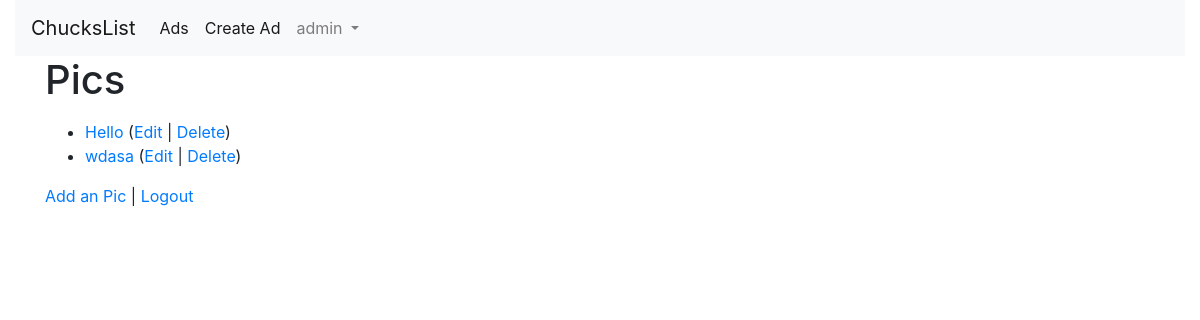
Page /pics/ (signed in) on the committed database.
### pics/models.py (models this page shows, shortened)
class Pic(models.Model):
    title = models.CharField(
            max_length=200,
            validators=[MinLengthValidator(2, 'Tittle must be more than 2 characters')]
    )
    text = models.TextField()
    owner = models.ForeignKey(settings.AUTH_USER_MODEL, on_delete=models.CASCADE)
    picture = models.BinaryField(null=True, blank=True, editable=True)
    content_type = models.CharField(max_length=256, null=True, blank=True, help_text='The MIMEType of the file')

### pics/views.py (the view)
# urls.py: path('', views.PicListView.as_view(), name='all'),
class PicListView(OwnerListView):
    model = Pic
    template_name = "pics/list.html"

### pics/templates/pics/list.html
{% extends "base_bootstrap.html" %}
{% block content %}
    <h1>Pics</h1>
    <p>
        {% if pic_list %}
            <ul>
                {% for pic in pic_list %}
                    <li>
                        <a href="{% url 'pics:pic_detail'  pic.id %}">{{ pic.title }}</a>
                        {% if pic.owner == user %}
                            (<a href="{% url 'pics:pic_update' pic.id %}">Edit</a> |
                            <a href="{% url 'pics:pic_delete' pic.id %}">Delete</a>)
                        {% endif %}
                    </li>
                {% endfor %}
            </ul>
        {% else %}
            <p>There are no pics in the database.</p>
        {% endif %}
    <p>
        <a href="{% url 'pics:pic_create' %}">Add an Pic</a> |
        {% if user.is_authenticated %}
            <a href="{% url 'logout' %}?next={% url 'pics:all' %}">Logout</a>
        {% else %}
            <a href="{% url 'login' %}?next={% url 'pics:all' %}">Login</a>
        {% endif %}
    </p>
{% endblock %}

### ads/templates/ads/navbar.html (shortened to what this page needs)
<div class="container-fluid">
    <div class="row">
        <div class="col-12 col-lg-12">
            <nav class="navbar navbar-expand-lg navbar-light bg-light">
                <a class="navbar-brand" href="{% url 'ads:all' %}">ChucksList</a>
                <div class="collapse navbar-collapse" id="navbarSupportedContent">
                    <ul class="navbar-nav mr-auto">
                        <li class="nav-item active">
                            <a class="nav-link" href="{% url 'ads:all' %}">Ads </a>
                        </li>
                        {% if user.is_authenticated %}
                            <li class="nav-item active left-side">
                                <a class="nav-link" href="{% url 'ads:ad_create' %}">Create Ad</a>
                            </li>
                            <li class="nav-item dropdown">
                                <a class="nav-link dropdown-toggle" href="#" id="navbarDropdown" role="button"
                                   data-toggle="dropdown" aria-haspopup="true" aria-expanded="false">
                                    {{ request.user }}
                                </a>
                            </li>
                        {% else %}
                            <li class="nav-item">
                                <a class="nav-link" href="{% url 'login' %}?next={% url 'ads:all' %}">Login</a>
                            </li>
                        {% endif %}
                    </ul>
                </div>
            </nav>
        </div>
    </div>
</div>

### rows in the picture
Pic: title "Hello", shows "Edit"
Pic: title "wdasa", shows "Edit"

### other values in the picture
{{ request.user }} "admin"
